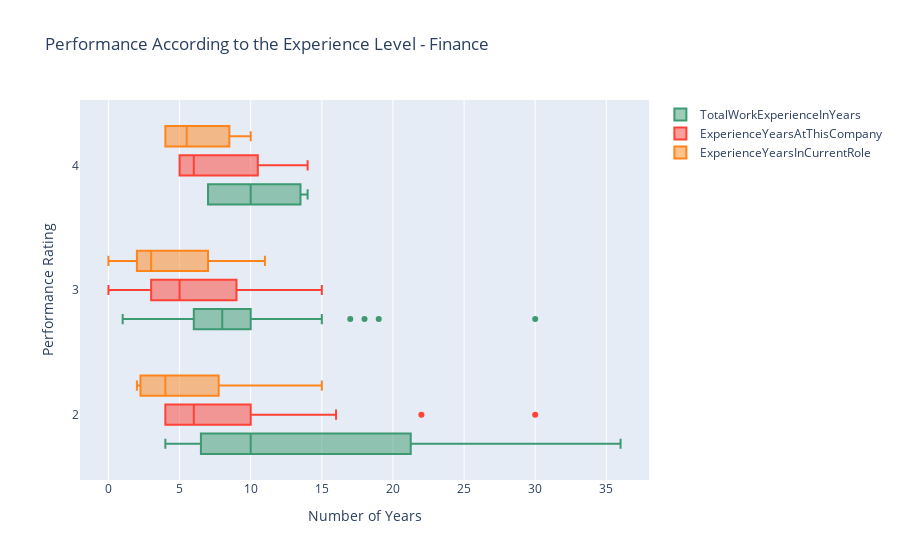

Notebook code for this chart:
### Markdown cell above
### (iv) Performance according to the Experience Level

### Code cell
data = [
    {
        'x': Finance['TotalWorkExperienceInYears'],
        'y': Finance['PerformanceRating'],
        'name':'TotalWorkExperienceInYears',
        'marker': {
            'color': '#3D9970'
        },
        'boxmean': False,
        'orientation': 'h',
        "type": "box",
    },
    {
        'x':Finance['ExperienceYearsAtThisCompany'],
        'y':Finance['PerformanceRating'],
        'name': 'ExperienceYearsAtThisCompany',
        'marker':{
            'color': '#FF4136',
        },
        'boxmean': False,
        'orientation': 'h',
        "type": "box",
    },
    {
        'x': Finance['ExperienceYearsInCurrentRole'],
        'y': Finance['PerformanceRating'],
        'name':'ExperienceYearsInCurrentRole',
        'marker': {
            'color': '#FF851B',
        },
        'boxmean': False,
        'orientation': 'h',
        "type": "box",
    }
]
layout = {
    'xaxis': {
        'title': 'Number of Years',
        'zeroline': False,
    },
    'yaxis': {
        'title': 'Performance Rating ',
        'zeroline': False,
    },
    'boxmode': 'group',
    'title': 'Performance According to the Experience Level - Finance ',
}
fig = go.Figure(data=data, layout=layout)

py.iplot(fig)

### Figure 1 — Plotly figure (JSON) as saved in the notebook; plotly's stock layout.template omitted (floating-point values rounded to 4 significant figures)
{"data": [{"boxmean": false, "marker": {"color": "#3D9970"}, "name": "TotalWorkExperienceInYears", "orientation": "h", "type": "box", "x": [6, 4, 10, 8, 8, 1, 4, 32, 6, 23, 6, 10, 7, 9, 10, 7, 16, 6, 3, 11, 15, 9, 10, 10, 8, 18, 6, 5, 6, 7, 7, 27, 19, 11, 15, 30, 4, 13, 36, 14, 10, 17, 10, 5, 7, 11, 1, 7, 8], "y": [2, 3, 2, 3, 3, 3, 2, 2, 3, 2, 2, 3, 3, 3, 3, 3, 2, 3, 3, 3, 3, 3, 2, 3, 2, 3, 2, 3, 3, 3, 4, 2, 3, 3, 2, 3, 3, 4, 2, 4, 3, 3, 3, 3, 3, 2, 3, 4, 2]}, {"boxmean": false, "marker": {"color": "#FF4136"}, "name": "ExperienceYearsAtThisCompany", "orientation": "h", "type": "box", "x": [6, 2, 10, 8, 6, 1, 4, 30, 3, 22, 6, 10, 3, 9, 9, 7, 16, 5, 2, 10, 14, 4, 9, 5, 8, 4, 6, 3, 4, 7, 5, 4, 14, 11, 4, 15, 3, 5, 10, 14, 9, 2, 3, 5, 0, 4, 1, 7, 4], "y": [2, 3, 2, 3, 3, 3, 2, 2, 3, 2, 2, 3, 3, 3, 3, 3, 2, 3, 3, 3, 3, 3, 2, 3, 2, 3, 2, 3, 3, 3, 4, 2, 3, 3, 2, 3, 3, 4, 2, 4, 3, 3, 3, 3, 3, 2, 3, 4, 2]}, {"boxmean": false, "marker": {"color": "#FF851B"}, "name": "ExperienceYearsInCurrentRole", "orientation": "h", "type": "box", "x": [4, 2, 9, 2, 4, 1, 2, 8, 2, 7, 4, 7, 2, 7, 6, 7, 15, 3, 2, 8, 11, 3, 2, 4, 4, 2, 3, 2, 2, 7, 4, 2, 11, 8, 3, 11, 2, 4, 8, 10, 5, 2, 2, 4, 0, 3, 0, 7, 2], "y": [2, 3, 2, 3, 3, 3, 2, 2, 3, 2, 2, 3, 3, 3, 3, 3, 2, 3, 3, 3, 3, 3, 2, 3, 2, 3, 2, 3, 3, 3, 4, 2, 3, 3, 2, 3, 3, 4, 2, 4, 3, 3, 3, 3, 3, 2, 3, 4, 2]}], "layout": {"boxmode": "group", "title": {"text": "Performance According to the Experience Level - Finance "}, "xaxis": {"title": {"text": "Number of Years"}, "zeroline": false}, "yaxis": {"title": {"text": "Performance Rating "}, "zeroline": false}}}
